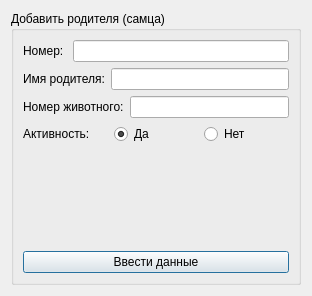
<?xml version="1.0" encoding="UTF-8"?>
<ui version="4.0">
 <class>formlibrary_1_9_tab_series_Dialog</class>
 <widget class="QDialog" name="formlibrary_1_9_tab_series_Dialog">
  <property name="geometry">
   <rect>
    <x>0</x>
    <y>0</y>
    <width>312</width>
    <height>296</height>
   </rect>
  </property>
  <property name="windowTitle">
   <string>Dialog</string>
  </property>
  <layout class="QVBoxLayout" name="verticalLayout_2">
   <item>
    <widget class="QGroupBox" name="groupBox">
     <property name="title">
      <string>Добавить родителя (самца)</string>
     </property>
     <layout class="QVBoxLayout" name="verticalLayout">
      <item>
       <layout class="QHBoxLayout" name="horizontalLayout">
        <item>
         <widget class="QLabel" name="label">
          <property name="text">
           <string>Номер: </string>
          </property>
         </widget>
        </item>
        <item>
         <widget class="QLineEdit" name="lineEdit_sire_number"/>
        </item>
       </layout>
      </item>
      <item>
       <layout class="QHBoxLayout" name="horizontalLayout_2">
        <item>
         <widget class="QLabel" name="label_2">
          <property name="text">
           <string>Имя родителя:</string>
          </property>
         </widget>
        </item>
        <item>
         <widget class="QLineEdit" name="lineEdit_sire_name"/>
        </item>
       </layout>
      </item>
      <item>
       <layout class="QHBoxLayout" name="horizontalLayout_3">
        <item>
         <widget class="QLabel" name="label_3">
          <property name="text">
           <string>Номер животного:</string>
          </property>
         </widget>
        </item>
        <item>
         <widget class="QLineEdit" name="lineEdit_life_number"/>
        </item>
       </layout>
      </item>
      <item>
       <layout class="QHBoxLayout" name="horizontalLayout_4">
        <item>
         <widget class="QLabel" name="label_4">
          <property name="text">
           <string>Активность:</string>
          </property>
         </widget>
        </item>
        <item>
         <widget class="QRadioButton" name="radioButton_yes">
          <property name="enabled">
           <bool>true</bool>
          </property>
          <property name="text">
           <string>Да</string>
          </property>
          <property name="checkable">
           <bool>true</bool>
          </property>
          <property name="checked">
           <bool>true</bool>
          </property>
         </widget>
        </item>
        <item>
         <widget class="QRadioButton" name="radioButton_no">
          <property name="text">
           <string>Нет</string>
          </property>
         </widget>
        </item>
       </layout>
      </item>
      <item>
       <spacer name="verticalSpacer">
        <property name="orientation">
         <enum>Qt::Vertical</enum>
        </property>
        <property name="sizeHint" stdset="0">
         <size>
          <width>20</width>
          <height>91</height>
         </size>
        </property>
       </spacer>
      </item>
      <item>
       <widget class="QPushButton" name="pushButton_input">
        <property name="text">
         <string>Ввести данные</string>
        </property>
       </widget>
      </item>
     </layout>
    </widget>
   </item>
  </layout>
 </widget>
 <resources/>
 <connections/>
</ui>
